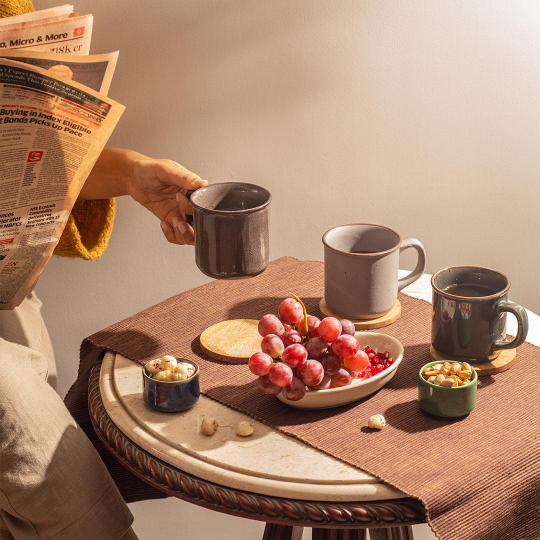
#> input picture assets/p3.jpg, 1080 x 1080 px (shown at 1/2 size)
$ jupyter execute third.ipynb
#> lines starting #> are read from the running program, lines starting #| are printed output that depends on the picture
# BASIC IMAGE DRAWING TECHNIQUES

[cell 1]
import cv2 as cv
image=cv.imread("assets/p3.jpg",1)
#> image is the input picture: shape (1080, 1080, 3); mean B, G, R 109.5, 134.4, 172.8
cv.imshow("Image",image)
cv.waitKey(0)
cv.destroyAllWindows()

#### LINE DRAWING
- `cv2.line(image,pt1,pt2,color,thickness)`

[cell 2]
pt1=(370,350)
pt2=(560,570)
color=(255,0,0)
cv.line(image,pt1,pt2,color,thickness=4)
cv.imshow("LINED IMAGE",image)
cv.waitKey(0)
cv.destroyAllWindows()

#### RECTANGLE DRAWING
- `cv2.rectangle(image,pt1,pt2,color,thickness)`

[cell 3]
cv.rectangle(image,pt1,pt2,color=(0,255,0),thickness=3)
cv.imshow("RECTANGLED IMAGE",image)
cv.waitKey(0)
cv.destroyAllWindows()

#### CRICLE DRAWING
- `cv2.circle(image,center,radius,color,thickness)`
- use the `thickness = -1` to fill up the circle.

[cell 4]
center=(730,550)
cv.circle(image,center,radius=110,color=(0,0,255),thickness=4)
cv.imshow("RECTANGLED IMAGE",image)
cv.waitKey(0)
cv.destroyAllWindows()

#### ADDING TEXT
- use `cv2.putText()`
- `cv2.putText(image,text,org,font,fonntScale,color,tickness)`
- `org` = BOTTOM LEFT POINT OF THE TEXT.

[cell 5]
cv.putText(
    img=image,
    text="Hello python programmers",
    org=(450,250),
    fontFace=cv.FONT_HERSHEY_TRIPLEX,
    fontScale=1.5,
    color=(255,255,3))
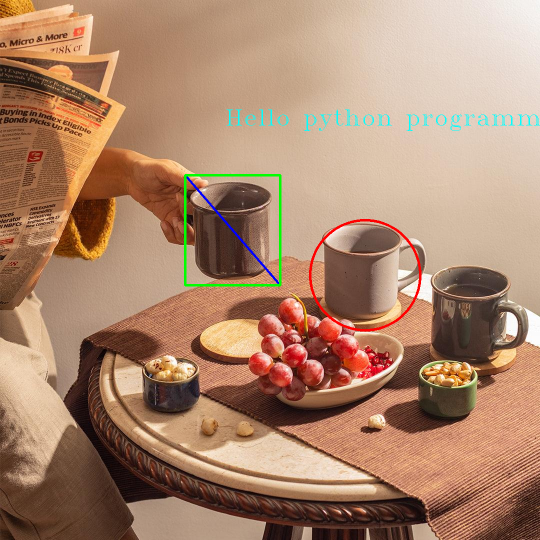
#> image: shape (1080, 1080, 3) (shown at 1/2 size); mean B, G, R 109.1, 134.3, 171.6
cv.imshow("TEXT ADDED IMAGE",image)
cv.waitKey(0)
cv.destroyAllWindows()


$ run again, with assets/p1.jpg copied over assets/p3.jpg
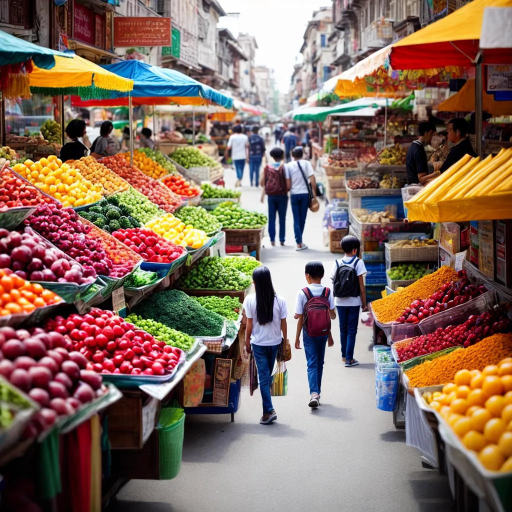
#> input picture assets/p1.jpg, 1024 x 1024 px (shown at 1/2 size)
#> image is the input picture: shape (1024, 1024, 3); mean B, G, R 94.4, 108.3, 133.2
#> `cv.putText( img=image, text="Hello python programmers", org=(450,250),..`:
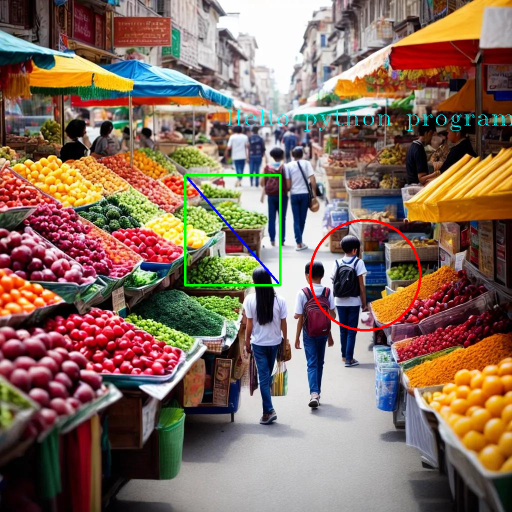
#> image: shape (1024, 1024, 3) (shown at 1/2 size); mean B, G, R 94.3, 108.8, 132.7

$ run again, with assets/p2.jpg copied over assets/p3.jpg
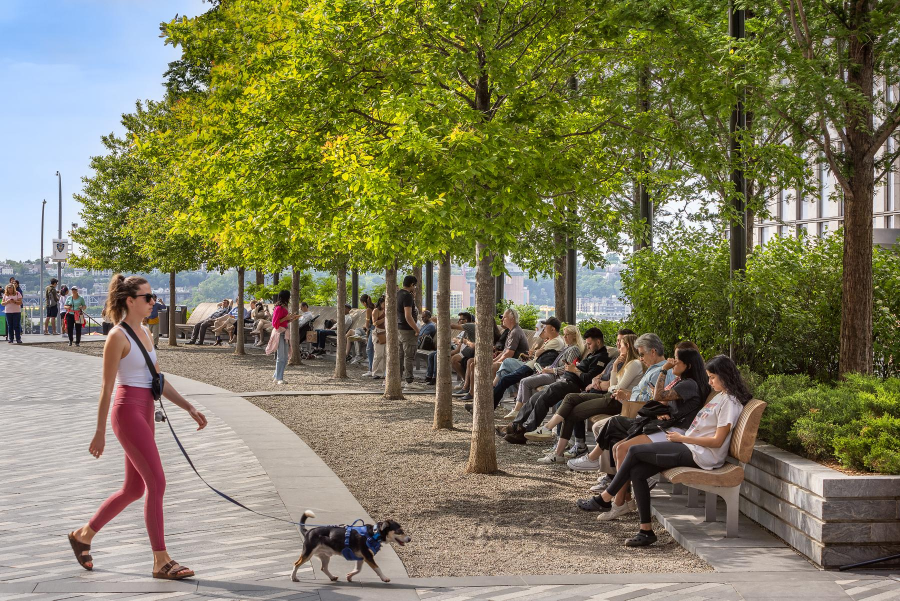
#> input picture assets/p2.jpg, 1800 x 1201 px (shown at 1/2 size)
#> image is the input picture: shape (1201, 1800, 3); mean B, G, R 89.9, 122.5, 125.2
#> `cv.putText( img=image, text="Hello python programmers", org=(450,250),..`:
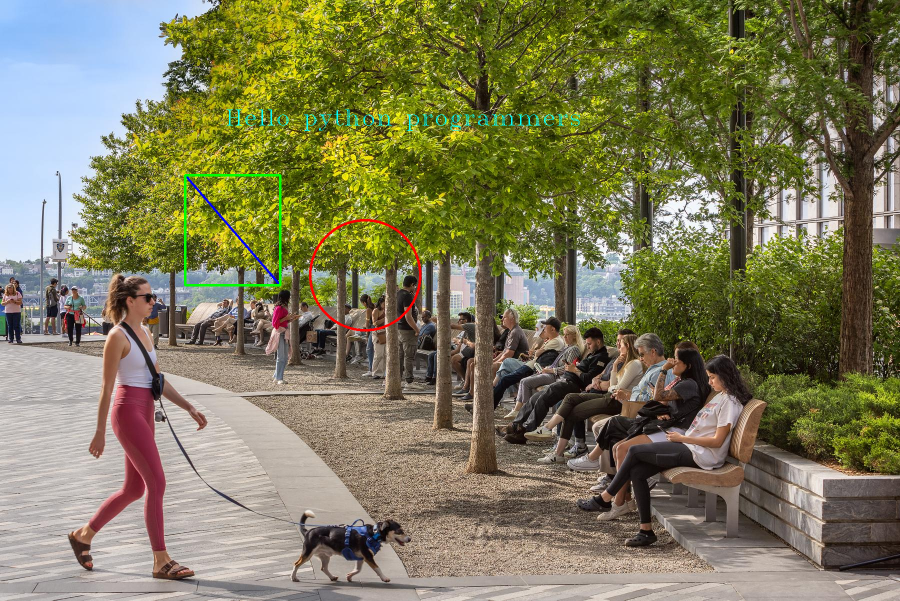
#> image: shape (1201, 1800, 3) (shown at 1/2 size); mean B, G, R 90.2, 122.7, 125

$ run again, with assets/p4.jpg copied over assets/p3.jpg
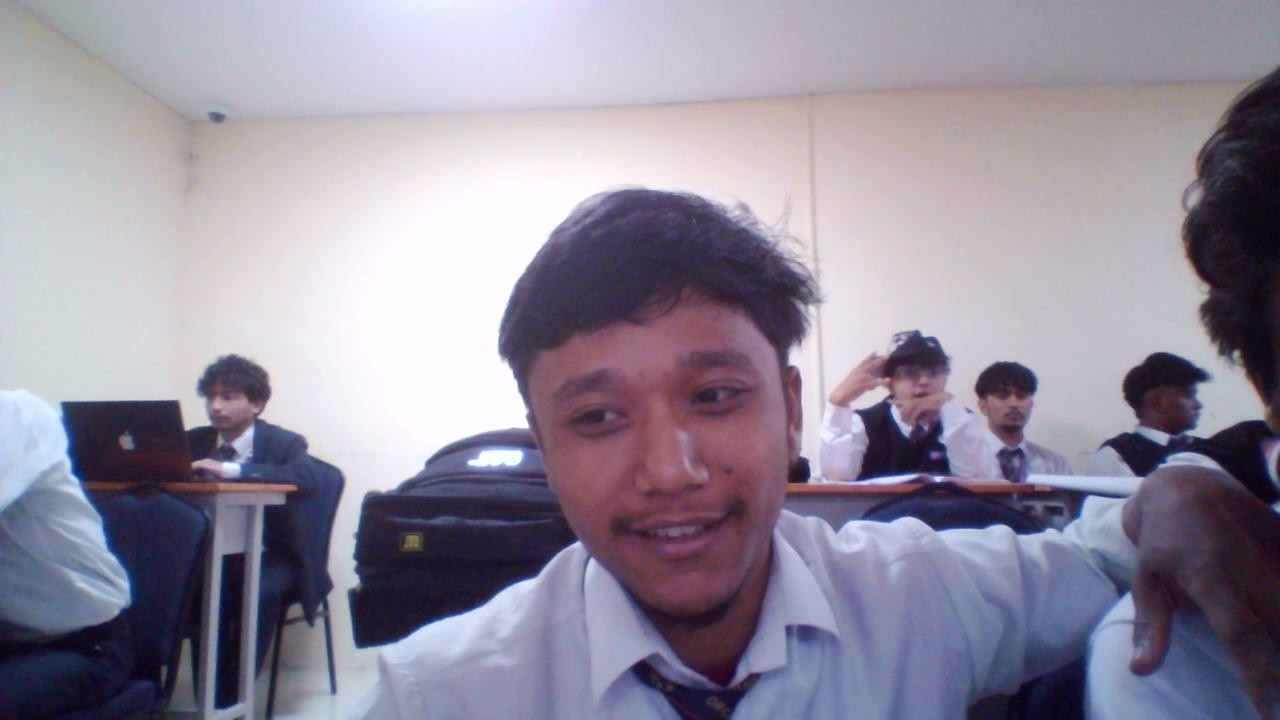
#> input picture assets/p4.jpg, 1280 x 720 px
#> image is the input picture: shape (720, 1280, 3); mean B, G, R 156.5, 140.4, 147.3
#> `cv.putText( img=image, text="Hello python programmers", org=(450,250),..`:
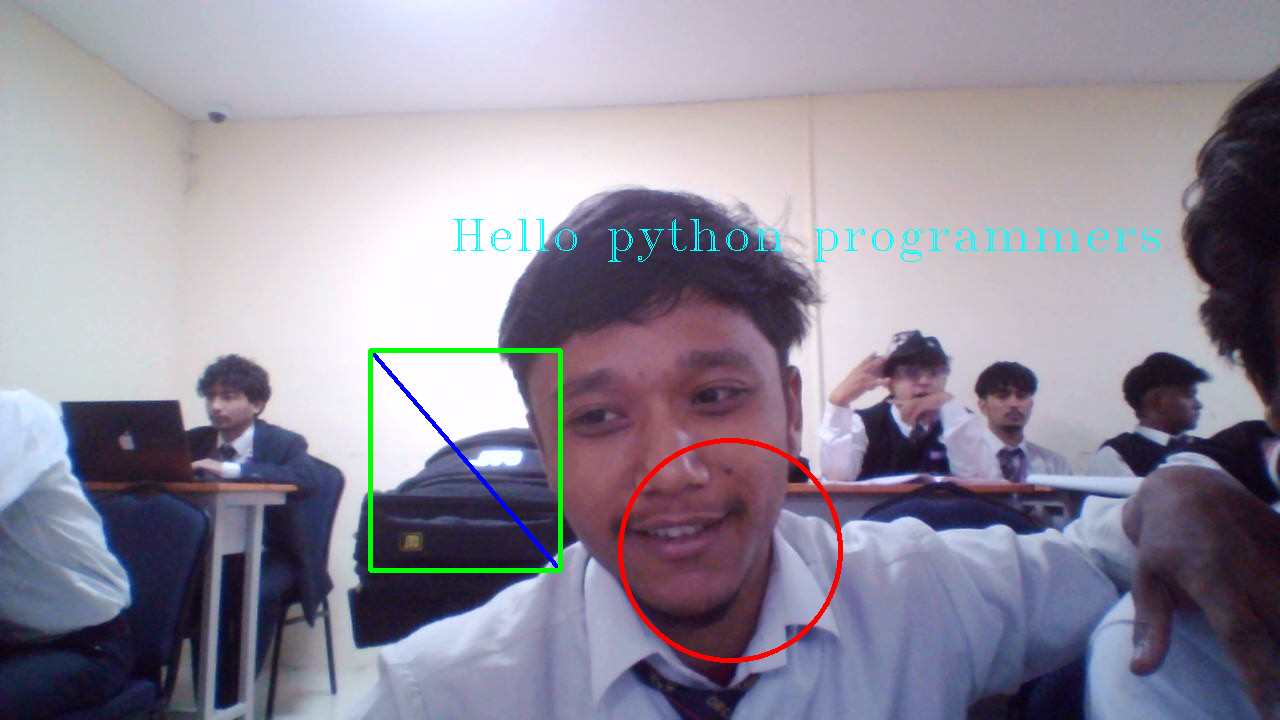
#> image: shape (720, 1280, 3); mean B, G, R 155.8, 140.8, 146.4
